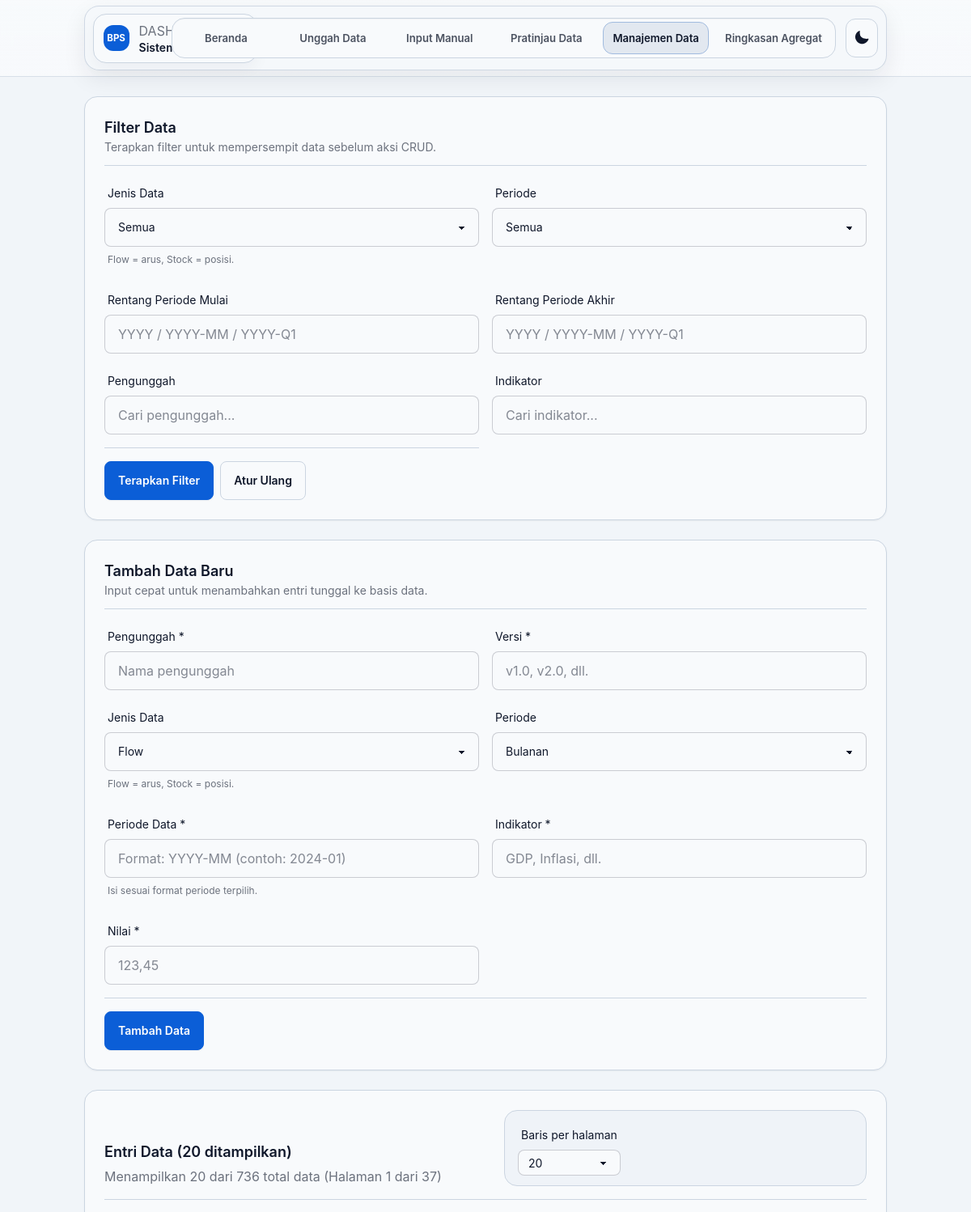
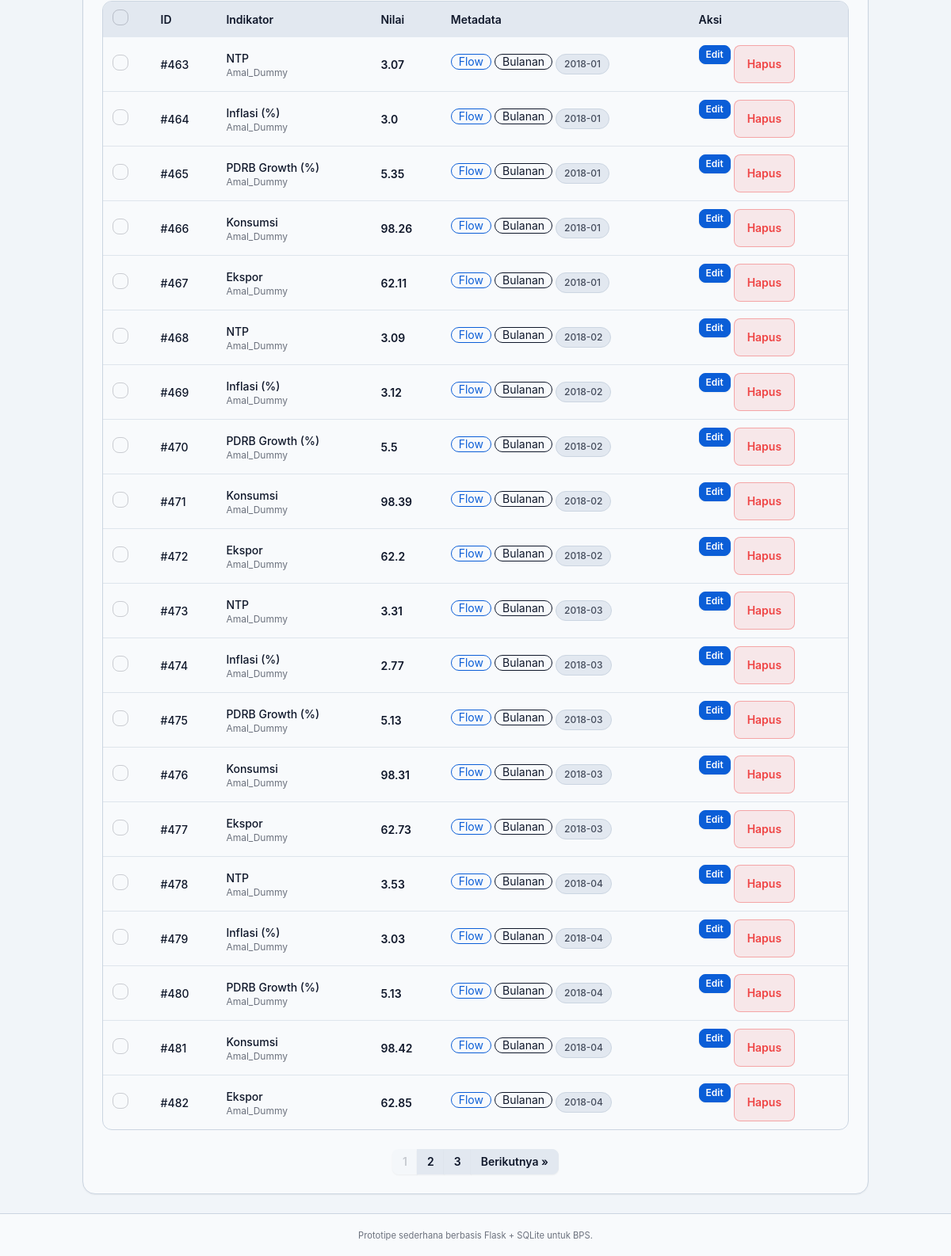
The page /data-management on the database its author committed (2 pictures, top to bottom).
### tables this page shows
CREATE TABLE data_entries (
                id INTEGER PRIMARY KEY AUTOINCREMENT,
                uploader_name TEXT NOT NULL,
                version TEXT NOT NULL,
                template_type TEXT,
                data_type TEXT,
                time_period TEXT,
                indicator_name TEXT NOT NULL,
                value REAL,
                unit TEXT,
                region_code TEXT,
                year INTEGER,
                month INTEGER,
                quarter INTEGER,
                created_at TEXT NOT NULL
            );

### app.py (the view, shortened to what this page needs)
@app.route("/data-management", methods=["GET", "POST"])
def data_management():
    filter_source = request.values
    data_type = filter_source.get("data_type", "")
    time_period = filter_source.get("time_period", "")
    uploader = filter_source.get("uploader", "")
    indicator = filter_source.get("indicator", "")
    period_start, period_end = _get_range_params(filter_source)
    page = int(request.args.get("page", 1))
    limit = int(request.args.get("limit", 20))  # Default 20 rows for management
    if limit not in [5, 10, 15, 20, 30, 50, 100]:
        limit = 20
    offset = (page - 1) * limit
    entries = query_data_entries(
        data_type=data_type or None,
        time_period=time_period or None,
        uploader=uploader or None,
        indicator=indicator or None,
        period_start=period_start,
        period_end=period_end,
        limit=limit,
        offset=offset
    )
    total_entries = get_total_entries_count(
        data_type=data_type or None,
        time_period=time_period or None,
        uploader=uploader or None,
        indicator=indicator or None,
        period_start=period_start,
        period_end=period_end
    )
    total_pages = (total_entries + limit - 1) // limit  # Ceiling division
    filters = {
        "data_type": data_type,
        "time_period": time_period,
        "uploader": uploader,
        "indicator": indicator,
        "start_period": period_start,
        "end_period": period_end,
        "page": page,
        "limit": limit,
        "total_pages": total_pages,
        "total_entries": total_entries
    }
    filter_options = get_filter_options()
    return render_template("data_management.html", entries=entries, filters=filters, filter_options=filter_options)

### templates/data_management.html (shortened to what this page needs)
{% extends "base_tailwind.html" %}
{% block content %}
{% include "partials/_management_filters.html" %}
{% include "partials/_management_insert_form.html" %}
{% include "partials/_management_table.html" %}
{% endblock %}

### templates/partials/_management_table.html (shortened to what this page needs)
<section class="panel">
    {% if entries %}
    <div class="panel-header md:flex-row md:items-end md:justify-between">
        <div class="space-y-1">
            <h3 class="text-lg font-semibold">Entri Data ({{ entries|length }} ditampilkan)</h3>
            <div class="text-base-content/60">
                Menampilkan {{ entries|length }} dari {{ filters.total_entries }} total data
                (Halaman {{ filters.page }} dari {{ filters.total_pages }})
            </div>
        </div>
        <div class="toolbar-bar md:w-auto md:min-w-[28rem]">
            <div class="form-control">
                <label for="limit-selector" class="label">
                    <span class="label-text">Baris per halaman</span>
                </label>
                <select id="limit-selector" onchange="changeLimit(this.value)" class="control control--sm">
                    <option value="20" {% if filters.limit == 20 %}selected{% endif %}>20</option>
                </select>
            </div>
        </div>
    </div>
    <div class="mt-4 md:hidden data-table-wrap">
        <table class="data-table data-table--compact data-table--mobile">
            <thead>
                <tr class="text-base-content/60">
                    <th class="w-8"><input type="checkbox" class="checkbox checkbox-sm" onclick="toggleSelectAllMobile(this)"></th>
                    <th>ID</th>
                    <th>Indikator</th>
                    <th>Nilai</th>
                    <th>Metadata</th>
                    <th>Aksi</th>
                </tr>
            </thead>
            <tbody>
                {% for entry in entries %}
                <tr data-entry-id="{{ entry.id }}">
                    <td><input type="checkbox" class="row-checkbox checkbox checkbox-sm" value="{{ entry.id }}" data-entry-id="{{ entry.id }}"></td>
                    <td class="font-medium">#{{ entry.id }}</td>
                    <td>
                        <div class="font-medium truncate max-w-[100px]">{{ entry.indicator_name }}</div>
                        <div class="text-xs text-base-content/60">{{ entry.uploader_name }}</div>
                    </td>
                    <td class="font-semibold">{{ entry.value }}</td>
                    <td>
                        {% set row = entry %}
                        <div class="flex flex-wrap gap-1">
                            {% include "partials/_data_type_badge.html" %}
                            {% include "partials/_time_period_badge.html" %}
                            <span class="chip">{{ entry.tanggal_data }}</span>
                        </div>
                    </td>
                    <td>
                        <div class="flex gap-1">
                            <button
                                type="button"
                                class="btn btn-primary btn-xs management-action-btn"
                                data-entry-id="{{ entry.id }}"
                                data-uploader="{{ entry.uploader_name|e }}"
                                data-version="{{ entry.version|e }}"
                                data-indicator="{{ entry.indicator_name|e }}"
                                data-value="{{ entry.value }}"
                                data-data-type="{{ entry.data_type }}"
                                data-time-period="{{ entry.time_period }}"
                                onclick="openEntryEditModal(this)"
                            >
                                Edit
                            </button>
                            <form method="POST" class="inline">
                                <button type="button" class="btn-danger-soft btn-xs js-confirm-action management-action-btn" data-confirm-title="Hapus data ini?" data-confirm-message="Data yang dipilih akan dihapus permanen." data-confirm-label="Hapus" data-confirm-submit="true">Hapus</button>
                            </form>
                        </div>
                    </td>
                </tr>
                {% endfor %}
            </tbody>
        </table>
    </div>
    {% set pagination_aria_label = "Paginasi manajemen data" %}
    {% set pagination_endpoint = "data_management" %}
{% include "partials/_pagination.html" %}
    {% else %}
    {% set message = "Belum ada data yang cocok dengan filter manajemen saat ini." %}
    {% endif %}
</section>

### templates/partials/_data_type_badge.html
{% set _badge_row = row if row is defined else entry if entry is defined else None %}
{% if _badge_row and _badge_row.data_type == 'flow' %}
<span class="badge badge-primary badge-outline">Flow</span>
{% elif _badge_row and _badge_row.data_type == 'stock' %}
<span class="badge badge-accent badge-outline">Stock</span>
{% else %}
<span class="badge badge-outline">{{ _badge_row.data_type if _badge_row else '' }}</span>
{% endif %}

### templates/partials/_time_period_badge.html
{% set _badge_row = row if row is defined else entry if entry is defined else None %}
{% if _badge_row and _badge_row.time_period == 'monthly' %}
<span class="badge badge-outline">Bulanan</span>
{% elif _badge_row and _badge_row.time_period == 'quarterly' %}
<span class="badge badge-outline">Triwulanan</span>
{% elif _badge_row and _badge_row.time_period == 'yearly' %}
<span class="badge badge-outline">Tahunan</span>
{% else %}
<span class="badge badge-outline">{{ _badge_row.time_period if _badge_row else '' }}</span>
{% endif %}

### rows shown on the page
data_entries: id "463", indicator_name "NTP", uploader_name "Amal_Dummy", value "3.07", data_type "Flow", time_period "Bulanan", tanggal_data "2018-01"
data_entries: id "464", indicator_name "Inflasi (%)", uploader_name "Amal_Dummy", value "3.0", data_type "Flow", time_period "Bulanan", tanggal_data "2018-01"
data_entries: id "465", indicator_name "PDRB Growth (%)", uploader_name "Amal_Dummy", value "5.35", data_type "Flow", time_period "Bulanan", tanggal_data "2018-01"
data_entries: id "466", indicator_name "Konsumsi", uploader_name "Amal_Dummy", value "98.26", data_type "Flow", time_period "Bulanan", tanggal_data "2018-01"
data_entries: id "467", indicator_name "Ekspor", uploader_name "Amal_Dummy", value "62.11", data_type "Flow", time_period "Bulanan", tanggal_data "2018-01"
data_entries: id "468", indicator_name "NTP", uploader_name "Amal_Dummy", value "3.09", data_type "Flow", time_period "Bulanan", tanggal_data "2018-02"
data_entries: id "469", indicator_name "Inflasi (%)", uploader_name "Amal_Dummy", value "3.12", data_type "Flow", time_period "Bulanan", tanggal_data "2018-02"
data_entries: id "470", indicator_name "PDRB Growth (%)", uploader_name "Amal_Dummy", value "5.5", data_type "Flow", time_period "Bulanan", tanggal_data "2018-02"
data_entries: id "471", indicator_name "Konsumsi", uploader_name "Amal_Dummy", value "98.39", data_type "Flow", time_period "Bulanan", tanggal_data "2018-02"
data_entries: id "472", indicator_name "Ekspor", uploader_name "Amal_Dummy", value "62.2", data_type "Flow", time_period "Bulanan", tanggal_data "2018-02"
data_entries: id "473", indicator_name "NTP", uploader_name "Amal_Dummy", value "3.31", data_type "Flow", time_period "Bulanan", tanggal_data "2018-03"
data_entries: id "474", indicator_name "Inflasi (%)", uploader_name "Amal_Dummy", value "2.77", data_type "Flow", time_period "Bulanan", tanggal_data "2018-03"
data_entries: id "475", indicator_name "PDRB Growth (%)", uploader_name "Amal_Dummy", value "5.13", data_type "Flow", time_period "Bulanan", tanggal_data "2018-03"
data_entries: id "476", indicator_name "Konsumsi", uploader_name "Amal_Dummy", value "98.31", data_type "Flow", time_period "Bulanan", tanggal_data "2018-03"
data_entries: id "477", indicator_name "Ekspor", uploader_name "Amal_Dummy", value "62.73", data_type "Flow", time_period "Bulanan", tanggal_data "2018-03"
data_entries: id "478", indicator_name "NTP", uploader_name "Amal_Dummy", value "3.53", data_type "Flow", time_period "Bulanan", tanggal_data "2018-04"
data_entries: id "479", indicator_name "Inflasi (%)", uploader_name "Amal_Dummy", value "3.03", data_type "Flow", time_period "Bulanan", tanggal_data "2018-04"
data_entries: id "480", indicator_name "PDRB Growth (%)", uploader_name "Amal_Dummy", value "5.13", data_type "Flow", time_period "Bulanan", tanggal_data "2018-04"
data_entries: id "481", indicator_name "Konsumsi", uploader_name "Amal_Dummy", value "98.42", data_type "Flow", time_period "Bulanan", tanggal_data "2018-04"
data_entries: id "482", indicator_name "Ekspor", uploader_name "Amal_Dummy", value "62.85", data_type "Flow", time_period "Bulanan", tanggal_data "2018-04"

### other values the page prints
{{ item.label }} "Beranda" "Unggah Data" "Input Manual" "Pratinjau Data" "Manajemen Data" "Ringkasan Agregat"
{{ entries|length }} "20"
{{ filters.total_entries }} "736"
{{ filters.page }} "1"
{{ filters.total_pages }} "37"
{{ page_num }} "1"
{{ page_num }} "2" "3"
